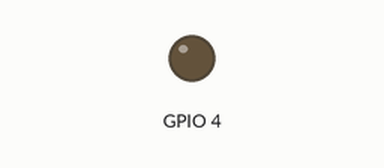
Bench run of a sketch on a simulated ESP8266 (NodeMCU). On the bench: output pins drawn as LEDs (lit = HIGH). WiFi joins after 1.5 s; servers stay silent unless stated; uploads are accepted with an empty reply; what the sketch prints to the serial monitor is not drawn. At 1.9 s the program puts the board to deep sleep or switches it off; the recording ends there.

Above: at 0.1 s.
At 1.6 s:
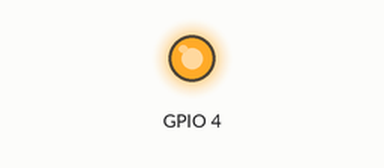
Timing chart, 0 to 1.9 s (numbered marks = the images above):
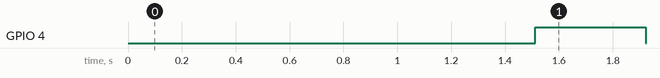

Measured:
- by itself, GPIO 4: HIGH → LOW at 1.9 s

The sketch:

mailbox.ino
```cpp
#include <ESP8266WiFi.h>
#include <ESP8266HTTPClient.h>
#include <ESP8266mDNS.h>
#include <SPI.h>

ADC_MODE(ADC_VCC);

 //MOSI: pin 11 don't use for anything
 //MISO: pin 12 to Q7 of last register
 //SCK:  pin 13 to CP
 // PL:  pin 2
 byte shift_1;

const char* SSID = "WIFI-SSID";
const char* PASS = "WIFI_password";

const String host_address  = "http://192.168.1.21:8080";
const String change_state_address = "/rest/items/";
const String mailbox_item_name = "Mailbox";
const String mailbox_voltage_item_name = "Mailbox_voltage";


double voltage = 0.0;

int httpCode_send = 0;

#define HOSTNAME "postkassemelder"     // Friedly hostname
//#define AP_NAME "ConfigAP-postmelder"   // Friedly Autoconfig ap name

/*const char * const RST_REASONS[] =
{
    "REASON_DEFAULT_RST",       // normal startup by power on
    "REASON_WDT_RST",           // hardware watch dog reset
    "REASON_EXCEPTION_RST",     // exception reset, GPIO status won’t change
    "REASON_SOFT_WDT_RST",      // software watch dog reset, GPIO status won’t change
    "REASON_SOFT_RESTART",      // software restart ,system_restart , GPIO status won’t change
    "REASON_DEEP_SLEEP_AWAKE",  // wake up from deep-sleep
    "REASON_EXT_SYS_RST"        // external system reset
};

*/


void setup(){
  Serial.begin(115200);


  //print reset reason
  Serial.println();
  Serial.println();
  //const rst_info * resetInfo = system_get_rst_info();
  //Serial.print(F("reset reason: "));
  //Serial.println(RST_REASONS[resetInfo->reason]);
  //Serial.println();
  //Serial.println();

  //

  delay(10);

  pinMode(4, OUTPUT);


  Serial.print("Connecting To ");
  Serial.println(SSID);
  WiFi.begin(SSID, PASS);
    //WiFi.begin(SSID);

  while (WiFi.status() != WL_CONNECTED)
  {
    delay(500);
    Serial.print(".");
  }


  // ***************************************************************************
  // Setup: MDNS responder
  // ***************************************************************************
  //String hostname(HOSTNAME);
  MDNS.begin(HOSTNAME);
  //Serial.print("Open http://");
  //Serial.print(HOSTNAME);
  //Serial.println(".local/edit to see the file browser");


  SPI.setFrequency(1000000);
  SPI.setClockDivider(SPI_CLOCK_DIV128);
  SPI.setDataMode(SPI_MODE0);
  SPI.setBitOrder(MSBFIRST);
  SPI.begin();

  digitalWrite(4, HIGH);
  shift_1 = SPI.transfer(0x00);
  Serial.println("");
  Serial.print("Register 1 = ");
  Serial.println(shift_1,BIN);

  Serial.println("");
  delay(10);

}


void loop(){
voltage = ESP.getVcc();
voltage = voltage/1000;

Serial.print("voltage: ");
Serial.println(voltage);

if (WiFi.status() == WL_CONNECTED) {
      HTTPClient http;  //Object of class HTTPClient
      http.begin(host_address + change_state_address + mailbox_item_name);


  if(shift_1== 0b00010001 || shift_1== 0b00010000){
    httpCode_send = http.POST("OFF");
  }

  else{
    Serial.println("mail switch on");
    httpCode_send = http.POST("ON");

  }

  //Check the returning code
  if (httpCode_send > 0) {
    // Get the request response payload
    //String payload = http.getString();
    // TODO: Parsing
    //Serial.println("POST message succes");


    }
    http.end();   //Close connection

//send voltage
   http.begin(host_address + change_state_address + mailbox_voltage_item_name);
char temp[15] = "";
  dtostrf(voltage, 7, 3 , temp);
  sprintf(temp, temp, " V");
 // temp = temp + ' V';
    httpCode_send = http.POST(temp);


  //Check the returning code
  if (httpCode_send > 0) {
    // Get the request response payload
    //String payload = http.getString();
    // TODO: Parsing
    //Serial.println("POST message succes");


    }
    http.end();   //Close connection
  }

  digitalWrite(4, LOW);
  Serial.println("message send");


  Serial.println("sleep");
  ESP.deepSleep(0, WAKE_RF_DEFAULT);

  delay(1);


}
```
